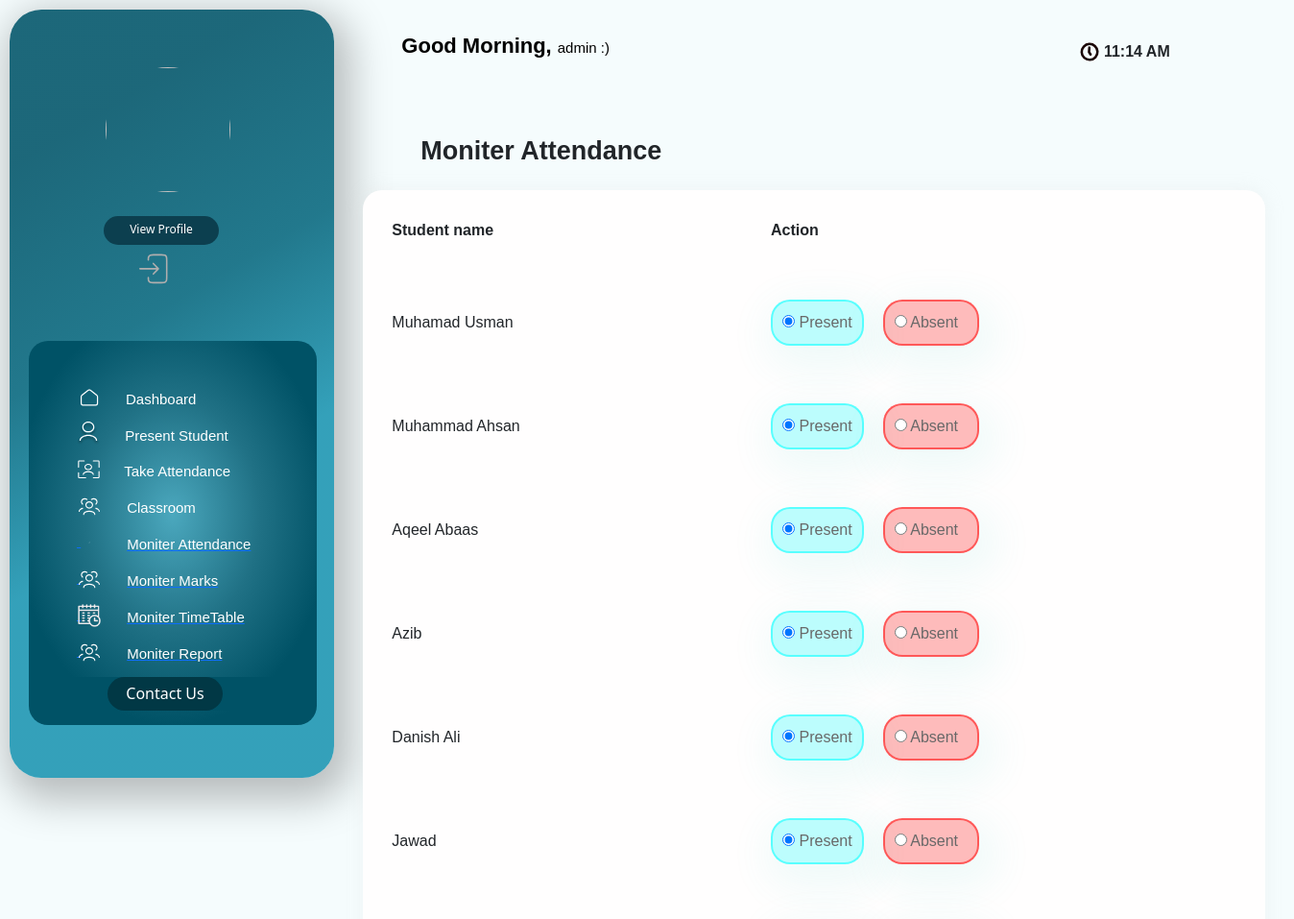
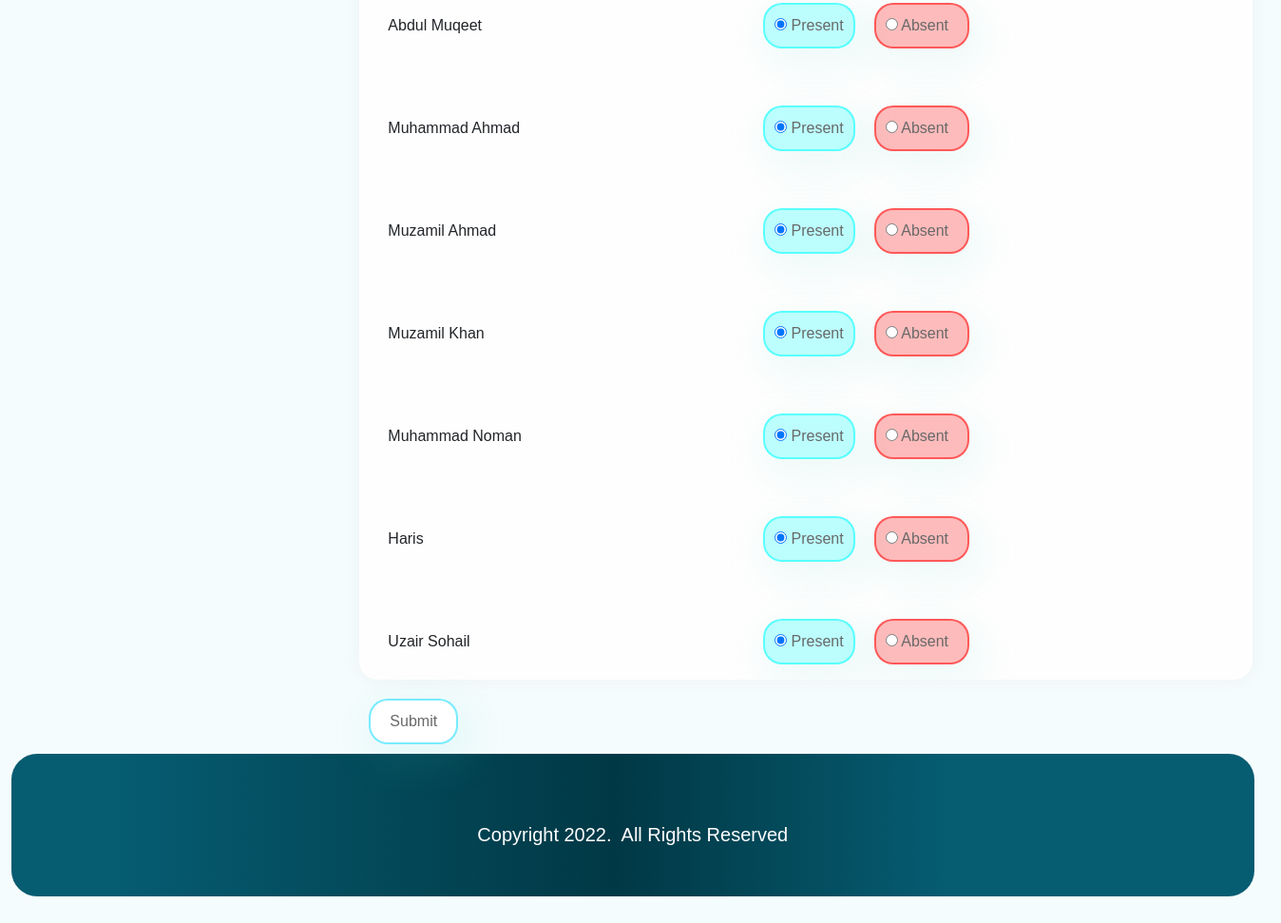
/teacher/5929/attendance/ (signed in), run on an earlier commit of the app's database (2 pictures, top to bottom).
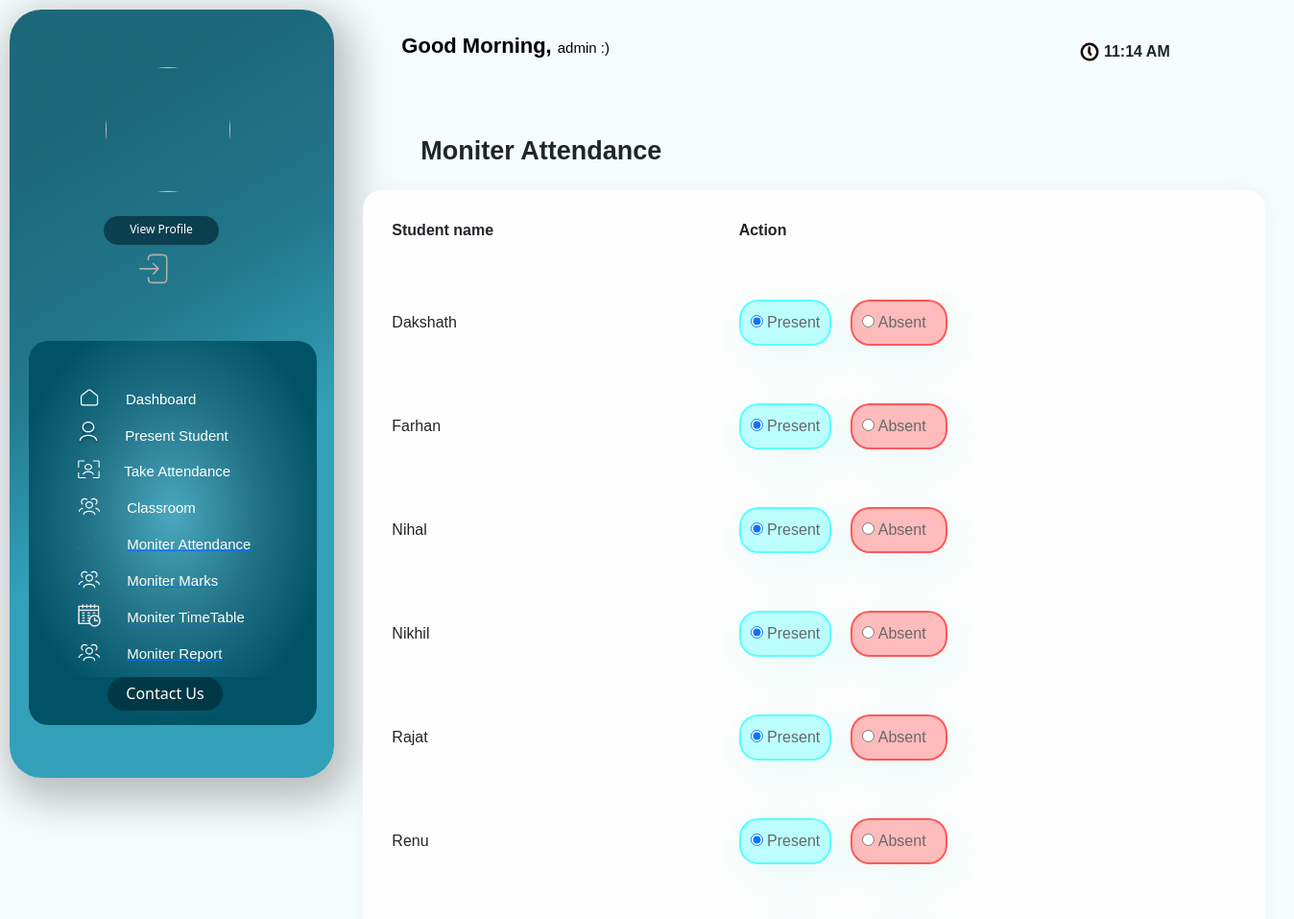
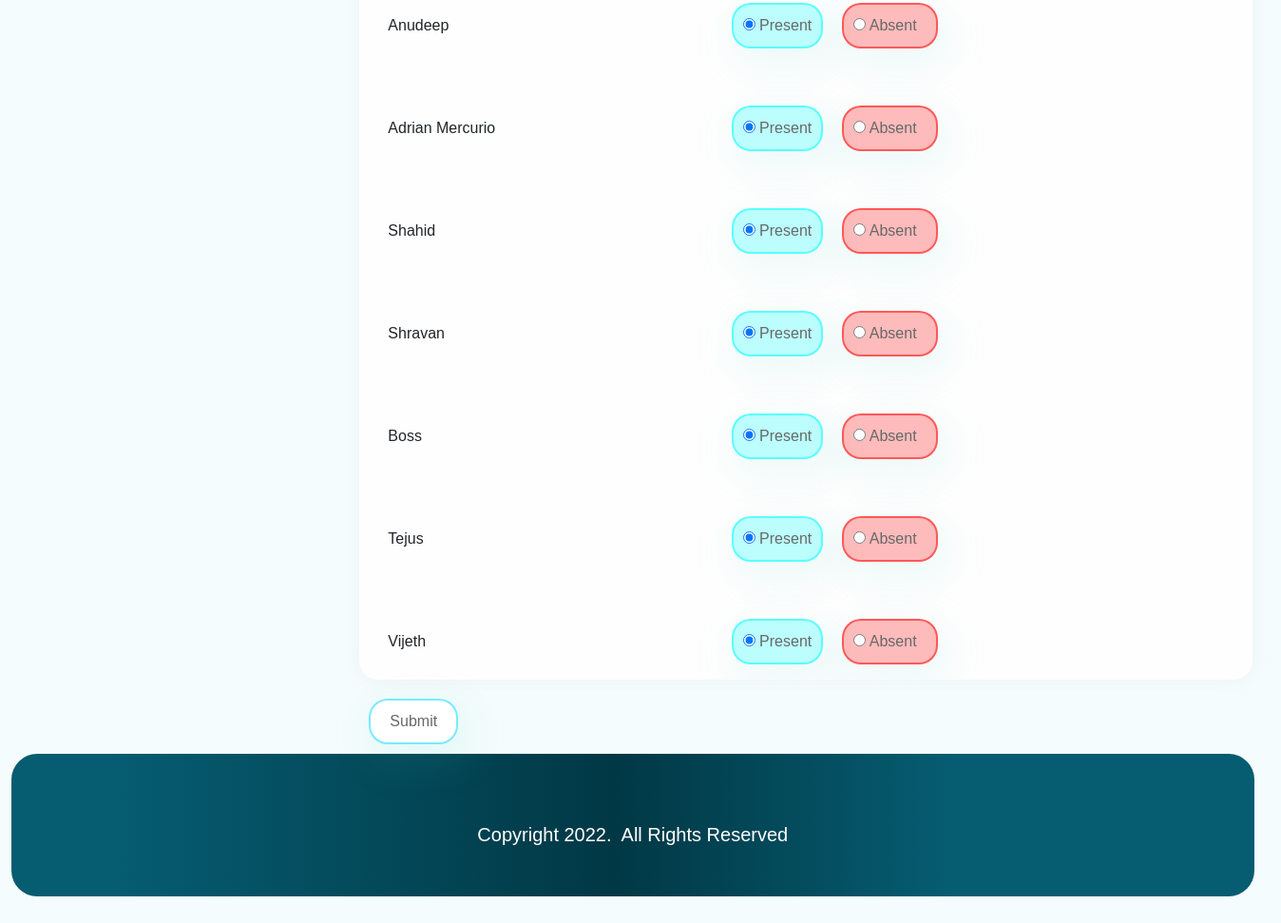
And on a later commit of the database (2 pictures, top to bottom).
### info/models.py (models this page shows, shortened)
class Student(models.Model):
    user = models.OneToOneField(User, on_delete=models.CASCADE, null=True)
    class_id = models.ForeignKey(Class, on_delete=models.CASCADE, default=1)
    USN = models.CharField(primary_key='True', max_length=100)
    name = models.CharField(max_length=200)
    Reg = models.TextField(max_length=50,null=True)
    ph = models.TextField(max_length=50)
    email = models.TextField(max_length=50)
    cnic = models.TextField(max_length=50)
    sex = models.CharField(max_length=50, choices=sex_choice, default='Male')
    DOB = models.DateField(default='1998-01-01')
    image = models.ImageField(upload_to=filepath, null=True, blank=True)

### info/views.py (the view)
# urls.py: path('teacher/<int:ass_c_id>/attendance/', views.t_attendance, name='t_attendance'),
@login_required()
def t_attendance(request, ass_c_id):
    assc = get_object_or_404(AttendanceClass, id=ass_c_id)
    ass = assc.assign
    c = ass.class_id
    context = {
        'ass': ass,
        'c': c,
        'assc': assc,
        'date': g, 'time': current_time
    }
    return render(request, 'info/t_attendance.html', context)

### info/templates/info/t_attendance.html (shortened to what the changed rows need)
<!DOCTYPE html>
<html lang="en">
<head>
     <link href="https://cdn.jsdelivr.net/npm/bootstrap@5.2.0-beta1/dist/css/bootstrap.min.css" rel="stylesheet">
</head>
<body style="background-color: rgba(245, 252, 253, 0.94)">
  <div    >
    <div class="maiin">
        <div class="upcnt">
            <div class="upritcnt">
                <div class="Attendance">
                    <div class="prescont">
{% if c.student_set.all %}
<form action="{% url 'confirm' assc.id %}" method="post">
        <div class="card-body">
          <div class="table-responsive">
            <table id="studnt" >
              <thead>
                <tr>
                    <th>Student name</th>
                    <th>Action </th>
                </tr>
              </thead>
                <tbody>
                {% for s in c.student_set.all %}
                    <tr>
                    <td>{{s.name}}</td>
                    <td>
                        <div style="display: flex; gap: 20px;"  data-toggle="buttons">
                                <label style="color: #686868; text-decoration: none; border: 2px solid #05ffff8a; font-family: 'Gill Sans', 'Gill Sans MT', Calibri, 'Trebuchet MS', sans-serif; box-shadow: 7px 13px 42px 11px rgba(76, 216, 195, 0.089); padding: 10px; border-radius: 20px; background-color: rgba(13, 252, 252, 0.274); " >
                                    <input type="radio" name="{{ s.USN }}" id="option1" autocomplete="off" value="present" checked> Present
                                </label>
                                <label style="color: #686868; text-decoration: none; border: 2px solid #ff05058a; font-family: 'Gill Sans', 'Gill Sans MT', Calibri, 'Trebuchet MS', sans-serif; box-shadow: 7px 13px 42px 11px rgba(76, 216, 195, 0.089); padding: 10px; border-radius: 20px; padding-left: 10px; padding-right: 20px; background-color: rgba(252, 13, 13, 0.274); " >
                                    <input type="radio" name="{{ s.USN }}" id="option2" autocomplete="off" value="absent" style="color: white;"> Absent
                                </label>
                        </div>
                    </td>
                    </tr>
                {% endfor %}
                </tbody>
            </table>
          </div>
        </div>
      </div>
{% else %}
    <p>No students in Class</p>
{% endif %}
</div>
</div>
</div>
</div>
</div>
</body>
</html>

What changed in the data, as far as the page shows it:
changed Student: name "Muhamad Usman" → "Dakshath"
changed Student: name "Muhammad Ahsan" → "Farhan"
changed Student: name "Aqeel Abaas" → "Nihal"
changed Student: name "Azib" → "Nikhil"
changed Student: name "Danish Ali" → "Rajat"
changed Student: name "Jawad" → "Renu"
changed Student: name "Abdul Muqeet" → "Anudeep"
changed Student: name "Muhammad Ahmad" → "Adrian Mercurio"
changed Student: name "Muzamil Ahmad" → "Shahid"
changed Student: name "Muzamil Khan" → "Shravan"
changed Student: name "Muhammad Noman" → "Boss"
changed Student: name "Haris" → "Tejus"
changed Student: name "Uzair Sohail" → "Vijeth"
